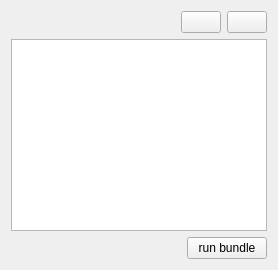
            <widget class="QWidget" name="layoutWidget">
             <layout class="QVBoxLayout" name="verticalLayout_3">
              <item>
               <layout class="QHBoxLayout" name="horizontalLayout_3">
                <item>
                 <spacer name="horizontalSpacer_3">
                  <property name="orientation">
                   <enum>Qt::Horizontal</enum>
                  </property>
                  <property name="sizeHint" stdset="0">
                   <size>
                    <width>40</width>
                    <height>20</height>
                   </size>
                  </property>
                 </spacer>
                </item>
                <item>
                 <widget class="QPushButton" name="pushButton_removeBundle">
                  <property name="text">
                   <string/>
                  </property>
                  <property name="icon">
                   <iconset resource="../res/res.qrc">
                    <normaloff>:/Images/icons/edit_remove.png</normaloff>:/Images/icons/edit_remove.png</iconset>
                  </property>
                 </widget>
                </item>
                <item>
                 <widget class="QPushButton" name="pushButton_addBundle">
                  <property name="text">
                   <string/>
                  </property>
                  <property name="icon">
                   <iconset resource="../res/res.qrc">
                    <normaloff>:/Images/icons/edit_add.png</normaloff>:/Images/icons/edit_add.png</iconset>
                  </property>
                 </widget>
                </item>
               </layout>
              </item>
              <item>
               <widget class="QListView" name="listView_bundle"/>
              </item>
              <item>
               <layout class="QHBoxLayout" name="horizontalLayout_5">
                <item>
                 <spacer name="horizontalSpacer_5">
                  <property name="orientation">
                   <enum>Qt::Horizontal</enum>
                  </property>
                  <property name="sizeHint" stdset="0">
                   <size>
                    <width>40</width>
                    <height>20</height>
                   </size>
                  </property>
                 </spacer>
                </item>
                <item>
                 <widget class="QPushButton" name="pushButton_runBundle">
                  <property name="text">
                   <string>run bundle</string>
                  </property>
                 </widget>
                </item>
               </layout>
              </item>
             </layout>
            </widget>
